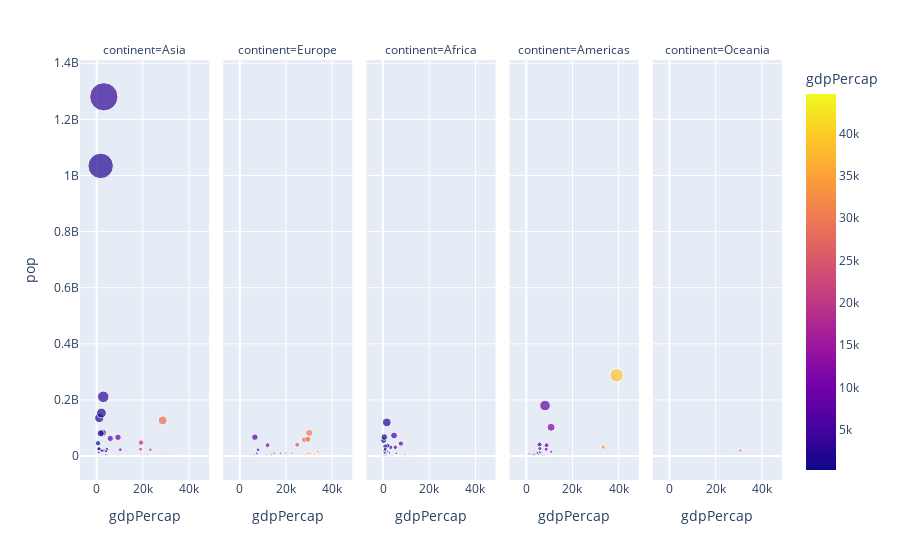

Write notebook code for a chart like this one.
### Code cell
import pandas as pd

df.info()
df = px.data.gapminder()

df = df[df['year']==2002]

fig = px.scatter(df, x = 'gdpPercap',y = 'pop', color = 'gdpPercap', size = 'pop',facet_col = 'continent')
fig.update_traces(mode="markers", hovertemplate=None)
# fig.update_layout(hovermode="y")
fig.show()
